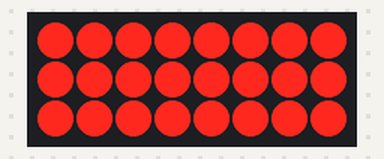
The sketch below on a simulated Arduino Uno, built with avr-gcc and run on an emulated ATmega328P. Shown: 8×3 LED matrix. Wiring (inferred from the names in the program): shift register (74HC595): data pin 11; shift clock pin 12; latch pin 8; MR pin 7; LED matrix (orientation assumed): rows pin 6, pin 5, pin 4; columns Q7, Q6, Q5, Q4, Q3, Q2, Q1, Q0. Random numbers use the default seed unless the sketch sets one.

Above: at 0.1 s.
At 1.0 s:
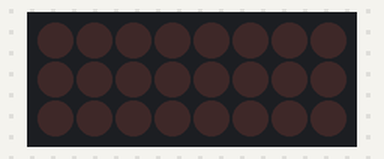

Measured:
- what the display in image 0 shows lasts 0.9 s, from 0.0 s to 0.9 s
- what the display in image 1 shows lasts 1.0 s, from 0.9 s to 1.9 s

The sketch:

fade_test.ino
```cpp
#include <string.h>
int latchPin = 8; //Pin connected to ST_CP, RCLK of 74HC595, latch pin
int clockPin = 12; //Pin connected to SH_CP, SRCLK of 74HC595, CLK pin
int dataPin = 11; //Serial input to shift resister, SER
int SRCLR = 7; //Clear Pin (HIGH = leave it, LOW = wipe output) SRCLR
int led_9 = 1; //Center LED, connected directly to pin with 330 ohm resistor
int GND_1 = 6; //Bottom Layer Ground
int GND_2 = 5; //Middle Layer Ground
int GND_3 = 4; //Top Layer Ground
unsigned long time;
unsigned long myClock;
boolean reset;
boolean off[3][9] =  {{0,0,0,0,0,0,0,0,0},
                        {0,0,0,0,0,0,0,0,0},
                        { 0,0,0,0,0,0,0,0,0}
};
boolean on[3][9] =  {{1,1,1,1,1,1,1,1,1},
                        { 1,1,1,1,1,1,1,1,1},
                        { 1,1,1,1,1,1,1,1,1}
};

void setup() {
  Serial.begin(115200);
  pinMode(latchPin, OUTPUT);
  pinMode(clockPin, OUTPUT);
  pinMode(dataPin, OUTPUT);
  pinMode(led_9, OUTPUT);
  pinMode(SRCLR, OUTPUT);
  pinMode(GND_1, OUTPUT);
  pinMode(GND_2, OUTPUT);
  pinMode(GND_3, OUTPUT);
  myClock = 0;
  reset = 0;
}


void loop() {
  digitalWrite( SRCLR, HIGH );
  for( int k = 0; k <= 100; k++ ){
     for( int j = 0; j < 10; j++ ){
       if( prob( k, 100 ) ){
          run_round( on );
       }
       else {
          run_round( off );
       }
     }

  }
  reset_leds();
  delay( 1000 );

}

boolean prob( int num, int out_of ){
  return (num) > random(out_of);
}


void run_round( boolean array[3][9] ){

  for( int i = 0; i < 3; i++ ){
    boolean temp[8];
    memcpy(temp, array[i], sizeof(temp));
//    for( int k=0; k<8; k++ ){
//      temp[k] = array[i][k];
//    }
//    digitalWrite( SRCLR, LOW );
    reset_leds();
    digitalWrite(latchPin, LOW); //ground latchPin and hold low for as long as you are transmitting
    shiftOut(dataPin, clockPin, MSBFIRST, array_to_byte( temp ) );
    digitalWrite(latchPin, HIGH); //return the latch pin high to signal chip that it
    ground_row( i );
    if( array[i][8] ){
      digitalWrite( led_9, HIGH );
    }
    else{
      digitalWrite( led_9, LOW );
    }
//    digitalWrite( SRCLR, HIGH );
//    delay( 200 );
  }
  return;
}

void ground_row( int row_num ){
  if( row_num == 0 ){
      digitalWrite( GND_3, LOW );
      digitalWrite( GND_2, LOW );
      digitalWrite( GND_1, HIGH );
    }
  if( row_num == 1 ){
    digitalWrite( GND_3, LOW );
    digitalWrite( GND_1, LOW );
    digitalWrite( GND_2, HIGH );
  }
  if( row_num == 2 ){
    digitalWrite( GND_1, LOW );
    digitalWrite( GND_2, LOW );
    digitalWrite( GND_3, HIGH );
  }
  return;
}

void reset_leds(){
  digitalWrite(latchPin, LOW);
  shiftOut(dataPin, clockPin, MSBFIRST, 0 );
  digitalWrite(latchPin, HIGH);
  digitalWrite( led_9, LOW );
  digitalWrite( GND_1, LOW );
  digitalWrite( GND_2, LOW );
  digitalWrite( GND_3, LOW );
}

byte array_to_byte( boolean array[8] ){
  byte result = 0;
  for( int i = 0; i < 8; i++ ) {
    if( array[i] ) {
      result = result | (1 << i);
    }
  }
  return result;
}
```
